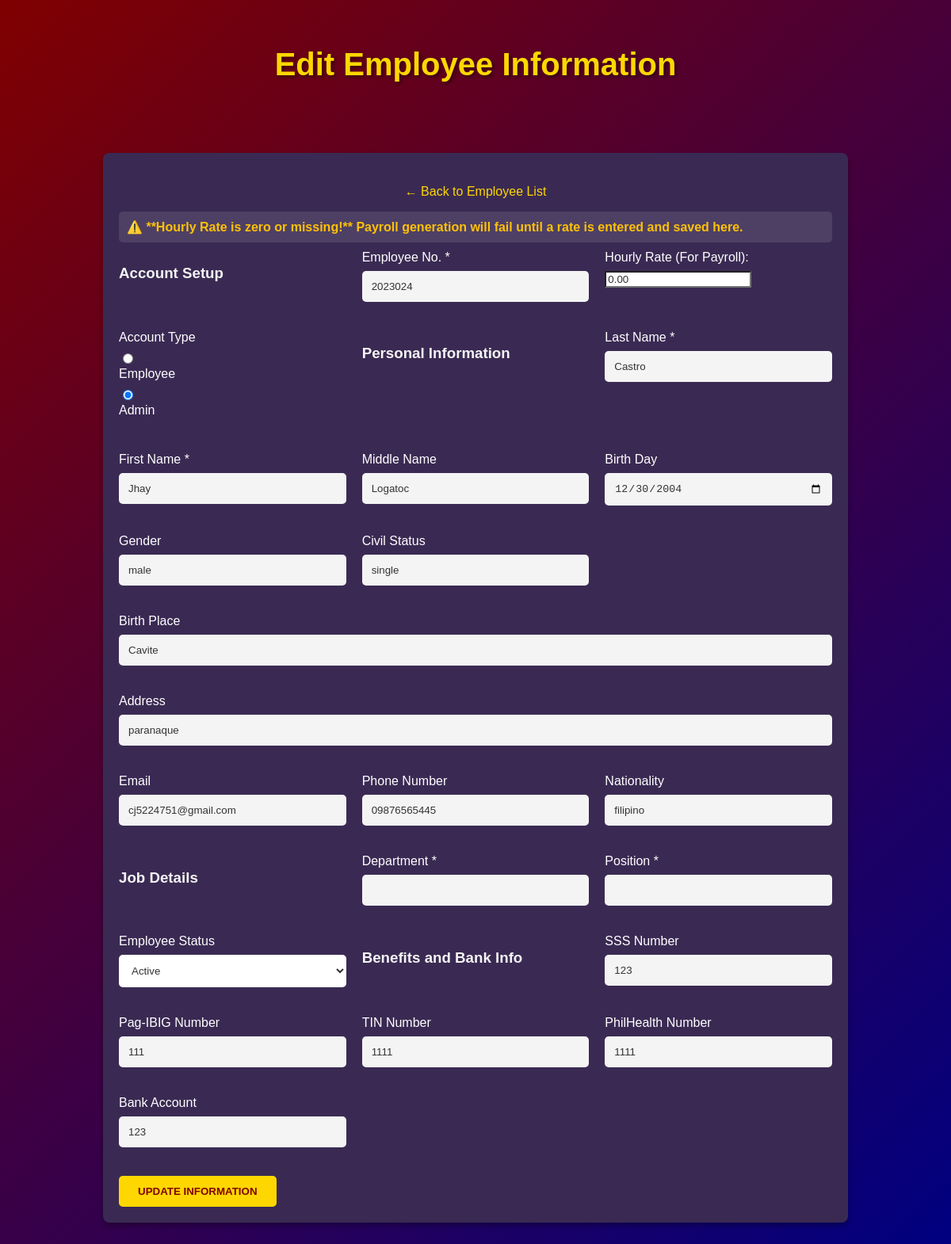
The page /web-development/edit_employee.php?employeeNo=2023024 (signed in) on the database its author committed.
### tables this page shows
CREATE TABLE `employees` (
  `id` int(11) NOT NULL,
  `employeeNo` varchar(50) NOT NULL,
  `password` varchar(255) NOT NULL,
  `firstName` varchar(100) DEFAULT NULL,
  `lastName` varchar(100) DEFAULT NULL,
  `middleName` varchar(100) DEFAULT NULL,
  `birthDay` date DEFAULT NULL,
  `birthPlace` varchar(255) DEFAULT NULL,
  `address` varchar(255) DEFAULT NULL,
  `email` varchar(100) DEFAULT NULL,
  `gender` varchar(20) DEFAULT NULL,
  `civilStatus` varchar(50) DEFAULT NULL,
  `nationality` varchar(50) DEFAULT NULL,
  `religion` varchar(50) DEFAULT NULL,
  `phoneNumber` varchar(20) DEFAULT NULL,
  `sssNumber` varchar(50) DEFAULT NULL,
  `pagibigNumber` varchar(50) DEFAULT NULL,
  `tinNumber` varchar(50) DEFAULT NULL,
  `philhealthNumber` varchar(50) DEFAULT NULL,
  `bankAccount` varchar(50) DEFAULT NULL,
  `accountType` enum('employee','admin') NOT NULL DEFAULT 'employee'
);

### web-development/edit_employee.php (the view, shortened to what this page needs)
<?php
include 'db_conn.php';
$message = '';
$employeeNoToEdit = filter_var($_GET['employeeNo'], FILTER_SANITIZE_STRING);
$sql_fetch = "SELECT * FROM employees WHERE employeeNo = ?";
$stmt_fetch = $conn->prepare($sql_fetch);
$stmt_fetch->bind_param("s", $employeeNoToEdit);
$stmt_fetch->execute();
$employeeData = $stmt_fetch->get_result()->fetch_assoc();
$ratePerHourDisplay = $employeeData['ratePerHour'] ?? 0.00;
?>
<!DOCTYPE html>
<html lang="en">
<head>
    <link rel="stylesheet" href="style.css">
</head>
<body>
    <header>
        <h1>Edit Employee Information</h1>
    </header>
    <div class="registration-container">
        <?php if ($employeeData): ?>
            <form method="POST" action="<?php echo htmlspecialchars($_SERVER["PHP_SELF"]) . '?employeeNo=' . htmlspecialchars($employeeNoToEdit); ?>">
                <div style="text-align: center; margin-top: 20px;">
                    <a href="manage_employees.php" class="back-link">← Back to Employee List</a>
                </div>
                <?php if ($ratePerHourDisplay <= 0.01): ?>
                    <p class="rate-warning">⚠️ **Hourly Rate is zero or missing!** Payroll generation will fail until a rate is entered and saved here.</p>
                <?php endif; ?>
                <div class="form-grid form-grid-three-col">
                    <h3 class="form-section-header">Account Setup</h3>
                    <div class="input-group">
                        <label for="employeeNo_display">Employee No. *</label>
                        <input type="text" id="employeeNo_display" value="<?php echo htmlspecialchars($employeeData['employeeNo']); ?>" disabled>
                    </div>
                    <div class="input-group">
                        <label for="ratePerHourInput">Hourly Rate (For Payroll):</label>
                        <input type="number" step="0.01" id="ratePerHourInput" name="ratePerHourInput"
                               value="<?php echo number_format($ratePerHourDisplay, 2, '.', ''); ?>"
                               required>
                    </div>
                    <div class="input-group">
                        <label for="accountType">Account Type</label>
                        <div class="radio-group">
                            <input type="radio" id="employee" name="accountType" value="employee" <?php echo ($employeeData['accountType'] === 'employee') ? 'checked' : ''; ?>>
                            <label for="employee">Employee</label>
                            <input type="radio" id="admin" name="accountType" value="admin" <?php echo ($employeeData['accountType'] === 'admin') ? 'checked' : ''; ?>>
                            <label for="admin">Admin</label>
                        </div>
                    </div>
                    <h3 class="form-section-header">Personal Information</h3>
                    <div class="input-group">
                        <label for="lastName">Last Name *</label>
                        <input type="text" id="lastName" name="lastName" required value="<?php echo htmlspecialchars($employeeData['lastName']); ?>">
                    </div>
                    <div class="input-group">
                        <label for="firstName">First Name *</label>
                        <input type="text" id="firstName" name="firstName" required value="<?php echo htmlspecialchars($employeeData['firstName']); ?>">
                    </div>
                    <div class="input-group">
                        <label for="middleName">Middle Name</label>
                        <input type="text" id="middleName" name="middleName" value="<?php echo htmlspecialchars($employeeData['middleName']); ?>">
                    </div>
                    <div class="input-group">
                        <label for="birthDay">Birth Day</label>
                        <input type="date" id="birthDay" name="birthDay" value="<?php echo htmlspecialchars($employeeData['birthDay']); ?>">
                    </div>
                    <div class="input-group">
                        <label for="gender">Gender</label>
                        <input type="text" id="gender" name="gender" value="<?php echo htmlspecialchars($employeeData['gender']); ?>">
                    </div>
                    <div class="input-group">
                        <label for="civilStatus">Civil Status</label>
                        <input type="text" id="civilStatus" name="civilStatus" value="<?php echo htmlspecialchars($employeeData['civilStatus']); ?>">
                    </div>
                    <div class="input-group form-full-width">
                        <label for="birthPlace">Birth Place</label>
                        <input type="text" id="birthPlace" name="birthPlace" value="<?php echo htmlspecialchars($employeeData['birthPlace']); ?>">
                    </div>
                    <div class="input-group form-full-width">
                        <label for="address">Address</label>
                        <input type="text" id="address" name="address" value="<?php echo htmlspecialchars($employeeData['address']); ?>">
                    </div>
                    <div class="input-group">
                        <label for="email">Email</label>
                        <input type="email" id="email" name="email" value="<?php echo htmlspecialchars($employeeData['email']); ?>">
                    </div>
                    <div class="input-group">
                        <label for="phoneNumber">Phone Number</label>
                        <input type="text" id="phoneNumber" name="phoneNumber" value="<?php echo htmlspecialchars($employeeData['phoneNumber']); ?>">
                    </div>
                    <div class="input-group">
                        <label for="nationality">Nationality</label>
                        <input type="text" id="nationality" name="nationality" value="<?php echo htmlspecialchars($employeeData['nationality']); ?>">
                    </div>
                    <h3 class="form-section-header">Job Details</h3>
                    <div class="input-group">
                        <label for="department">Department *</label>
                        <input type="text" id="department" name="department" required value="<?php echo htmlspecialchars($employeeData['department']); ?>">
                    </div>
                    <div class="input-group">
                        <label for="position">Position *</label>
                        <input type="text" id="position" name="position" required value="<?php echo htmlspecialchars($employeeData['position']); ?>">
                    </div>
                    <div class="input-group">
                        <label for="status">Employee Status</label>
                        <select id="status" name="status">
                            <option value="active" <?php echo ($employeeData['status'] === 'active') ? 'selected' : ''; ?>>Active</option>
                        </select>
                    </div>
                    <h3 class="form-section-header">Benefits and Bank Info</h3>
                    <div class="input-group">
                        <label for="sssNumber">SSS Number</label>
                        <input type="text" id="sssNumber" name="sssNumber" value="<?php echo htmlspecialchars($employeeData['sssNumber']); ?>">
                    </div>
                    <div class="input-group">
                        <label for="pagibigNumber">Pag-IBIG Number</label>
                        <input type="text" id="pagibigNumber" name="pagibigNumber" value="<?php echo htmlspecialchars($employeeData['pagibigNumber']); ?>">
                    </div>
                    <div class="input-group">
                        <label for="tinNumber">TIN Number</label>
                        <input type="text" id="tinNumber" name="tinNumber" value="<?php echo htmlspecialchars($employeeData['tinNumber']); ?>">
                    </div>
                    <div class="input-group">
                        <label for="philhealthNumber">PhilHealth Number</label>
                        <input type="text" id="philhealthNumber" name="philhealthNumber" value="<?php echo htmlspecialchars($employeeData['philhealthNumber']); ?>">
                    </div>
                    <div class="input-group">
                        <label for="bankAccount">Bank Account</label>
                        <input type="text" id="bankAccount" name="bankAccount" value="<?php echo htmlspecialchars($employeeData['bankAccount']); ?>">
                    </div>
                </div>
                <button type="submit" style="margin-top: 20px;">Update Information</button>
            </form>
        <?php else: ?>
            <p class="error-message"><?php echo htmlspecialchars($message); ?></p>
        <?php endif; ?>
    </div>
</body>
</html>

### web-development/style.css (style rules this page uses)
:root { --primary-maroon: #800000; --secondary-navy-blue: #000080; --accent-gold: #FFD700; --text-color-light: #f4f4f4; --text-color-dark: #333333; --success-bg: #d4edda; --success-color: #155724; --error-bg: #f8d7da; --error-color: #721c24; }
body { font-family: Arial, sans-serif; background: linear-gradient(135deg, var(--primary-maroon), var(--secondary-navy-blue)); color: var(--text-color-light); display: flex; flex-direction: column; align-items: center; min-height: 100vh; margin: 0; }
header { text-align: center; margin-top: 2rem; margin-bottom: 2rem; width: 100%; }
h1 { color: var(--accent-gold); text-shadow: 2px 2px 4px rgba(0, 0, 0, 0.5); font-size: 2.5rem; }
h2, h3 { color: var(--text-color-light); }
.login-container, .registration-container { background-color: rgba(0, 0, 0, 0.6); padding: 2.5rem; border-radius: 10px; box-shadow: 0 4px 8px rgba(0, 0, 0, 0.6); width: 100%; max-width: 400px; margin-top: 50px; }
.input-group { margin-bottom: 1rem; }
.input-group label { display: block; margin-bottom: 0.5rem; color: var(--text-color-light); }
.input-group input[type="text"], .input-group input[type="password"], .input-group input[type="email"], .input-group input[type="date"], .input-group select, .input-group textarea { width: 100%; padding: 0.75rem; border: none; border-radius: 5px; background-color: #f4f4f4; color: var(--text-color-dark); box-sizing: border-box; }
button, .button { background-color: var(--accent-gold); color: var(--primary-maroon); padding: 0.75rem 1.5rem; border: none; border-radius: 5px; cursor: pointer; font-weight: bold; text-transform: uppercase; transition: background-color 0.3s, color 0.3s; text-decoration: none; display: inline-block; text-align: center; }
.back-link { color: var(--accent-gold); text-decoration: none; transition: color 0.3s; }

### web-development/edit_employee.php (style rules this page uses)
.registration-container { max-width: 900px; margin: 30px auto; padding: 20px; background: #3a2a53; border-radius: 8px; box-shadow: 0 4px 6px rgba(0, 0, 0, 0.3); color: white; }
.form-grid-three-col { display: grid; grid-template-columns: repeat(auto-fit, minmax(250px, 1fr)); gap: 20px; }
.form-full-width { grid-column: 1 / -1; }
.input-group label { color: white; }
.input-group input, .input-group select { background-color: #fff; color: #333; }
.rate-warning { color: #ffc107; font-weight: bold; margin-bottom: 10px; background-color: rgba(255, 255, 255, 0.1); padding: 10px; border-radius: 5px; }

### rows shown on the page
employees: employeeNo "2023024", accountType "☐ Employee", accountType "☑ Admin", lastName "Castro", firstName "Jhay", middleName "Logatoc", birthDay "12/30/2004", gender "male", civilStatus "single", birthPlace "Cavite", address "paranaque", email "cj5224751@gmail.com", phoneNumber "09876565445", nationality "filipino", sssNumber "123", pagibigNumber "111", tinNumber "1111", philhealthNumber "1111", bankAccount "123"
